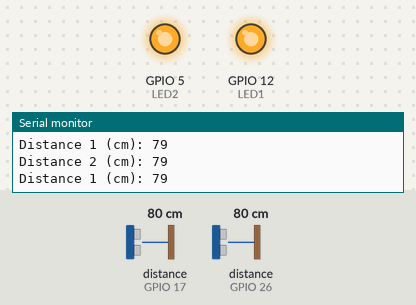
Bench run of a program on a simulated ESP32. Parts: output pins drawn as LEDs (lit = HIGH), the last lines printed to the serial monitor. Wiring (inferred from the names in the program): 2 × ultrasonic range finder: trigger GPIO 19, echo GPIO 17 / trigger GPIO 25, echo GPIO 26. The test bench sets the inputs (shaded band); at power-on: distance to the obstacle (sensors on GPIO 17, GPIO 26) 80 cm. The echo pulse lasts 58.3 µs per cm; pins used as bus, display or sensor lines are not drawn.

Above: at 3.8 s.
3.9 s: distance to the obstacle (sensor on GPIO 17) set to 22 cm
7.8 s: distance to the obstacle (sensor on GPIO 17) set to 19 cm
At 11.4 s:
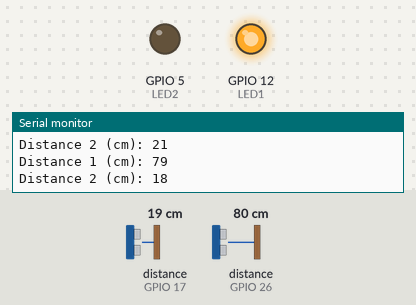
12.5 s: distance to the obstacle (sensor on GPIO 17) set to 35 cm
At 15.2 s:
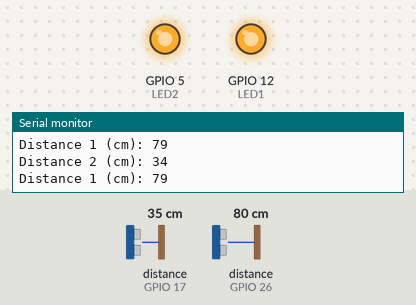
16.4 s: distance to the obstacle (sensor on GPIO 26) set to 22 cm
21.2 s: distance to the obstacle (sensor on GPIO 26) set to 19 cm
At 27.2 s:
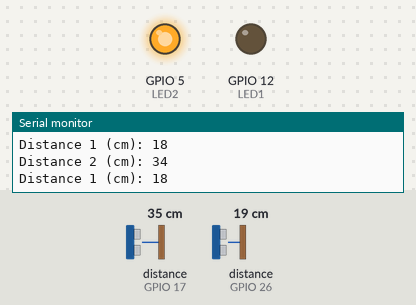
27.5 s: distance to the obstacle (sensor on GPIO 26) set to 35 cm
At 32.4 s:
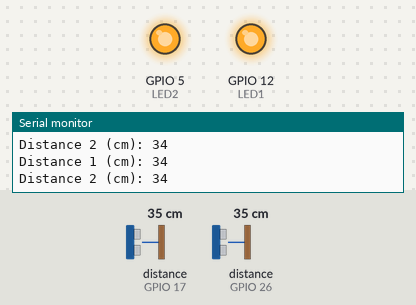
Timing chart, 0 to 33.9 s (numbered marks = the images above; inputs shaded):
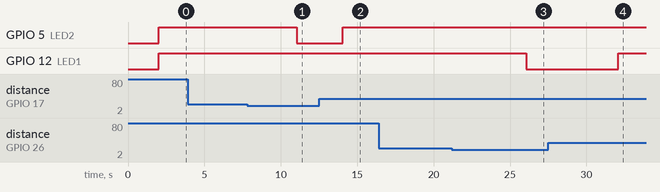

Measured:
- the behaviour switches between 21 and 20 cm on distance to the obstacle (sensor on GPIO 17) (found by bisection; images 0 and 1)
- the behaviour switches between 21 and 20 cm on distance to the obstacle (sensor on GPIO 26) (found by bisection; images 2 and 3)
- after the input at 7.8 s, GPIO 5 (LED2): HIGH → LOW after 3.2 s
- after the input at 12.5 s, GPIO 5 (LED2): LOW → HIGH after 1.5 s
- after the input at 21.2 s, GPIO 12 (LED1): HIGH → LOW after 4.9 s
- after the input at 27.5 s, GPIO 12 (LED1): LOW → HIGH after 4.6 s

The program:

main.cpp
```cpp
#include <Arduino.h>


int TRIG1 = 25;
int ECHO1 = 26;
int TRIG2 = 19;
int ECHO2 = 17;
int LED1 = 12;
int LED2 = 5;
int distance = 1190;

#define SOUND_SPEED 0.034

void setup() {
  Serial.begin(115200);
  Serial.println("Hello, ESP32!");

 pinMode(LED1, OUTPUT);
  pinMode(LED2, OUTPUT);
  pinMode(TRIG1, OUTPUT);
  pinMode(ECHO1, INPUT);
  pinMode(TRIG2, OUTPUT);
  pinMode(ECHO2, INPUT);
  digitalWrite(LED1, LOW);
  digitalWrite(LED2, LOW);
}

void loop() {
  // Sensor 1
  // Clears the trigPin
  digitalWrite(TRIG1, LOW);
  delayMicroseconds(2);
  // Sets the trigPin on HIGH state for 10 micro seconds
  digitalWrite(TRIG1, HIGH);
  delayMicroseconds(10);
  digitalWrite(TRIG1, LOW);

  // Reads the echoPin, returns the sound wave travel time in microseconds
  int duration1 = pulseIn(ECHO1, HIGH);

  // Calculate the distance
  int distanceCm1 = duration1 * SOUND_SPEED/2;

  // Prints the distance in the Serial Monitor
  Serial.print("Distance 1 (cm): ");
  Serial.println(distanceCm1);

  delay(1000);

  // Sensor 2
  // Clears the trigPin
  digitalWrite(TRIG2, LOW);
  delayMicroseconds(2);
  // Sets the trigPin on HIGH state for 10 micro seconds
  digitalWrite(TRIG2, HIGH);
  delayMicroseconds(10);
  digitalWrite(TRIG2, LOW);

  // Reads the echoPin, returns the sound wave travel time in microseconds
  int duration2 = pulseIn(ECHO2, HIGH);

  // Calculate the distance
  int distanceCm2 = duration2 * SOUND_SPEED/2;

  // Prints the distance in the Serial Monitor
  Serial.print("Distance 2 (cm): ");
  Serial.println(distanceCm2);

  delay(1000);

  if(duration1 <= distance){
    digitalWrite(LED1, LOW);
  }
  if(duration2 <= distance){
    digitalWrite(LED2, LOW);
  }
  if(duration1 > distance){
    digitalWrite(LED1, HIGH);
  }
  if(duration2 > distance){
    digitalWrite(LED2, HIGH);
  }

  delay(1000);
}
```
